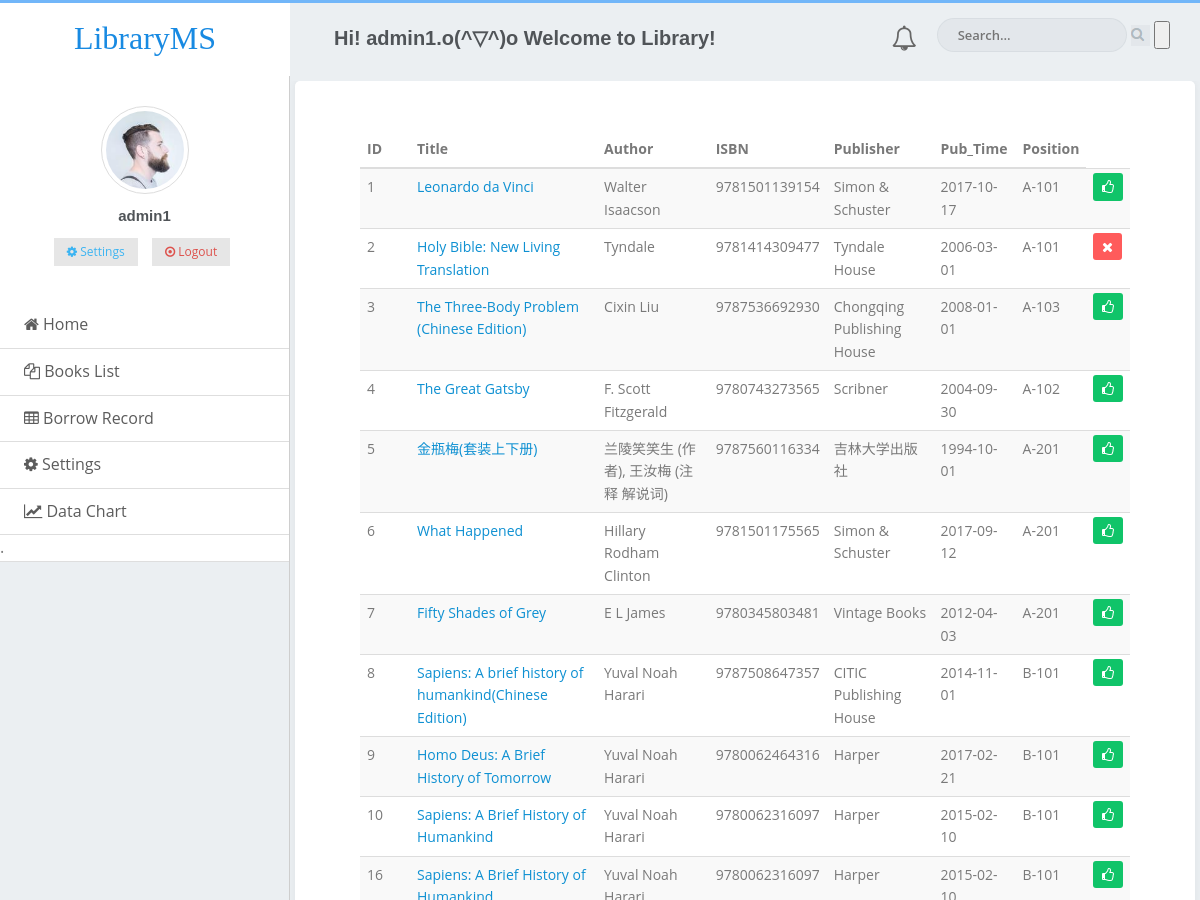
The app's page /bookslist/ (signed in) with its own data.
### MyLMS/models.py (models this page shows, shortened)
class Book(models.Model):
    id = models.AutoField(auto_created=True, primary_key=True, serialize=False, verbose_name='Book_ID')
    Available = models.BooleanField(default=1)
    Title = models.CharField(max_length=64,default='')
    Author = models.CharField(max_length=32, default='')
    ISBN = models.CharField(max_length=32, default='')
    Publisher = models.CharField(max_length=32, default='')
    Pub_Time = models.DateField(null=True)
    Pages = models.IntegerField(null=True)
    Description = models.TextField(null=True)
    Position = models.CharField(max_length=8, default='A-101')
    Price = models.DecimalField(max_digits=4, decimal_places=2, default=35)

### MyLMS/views.py (the view)
# urls.py: url(r'^bookslist/$', views.bookslist,name='bookslist'),
def bookslist(request):
    if "reader_id" in request.session:
        books = models.Book.objects.all()
        booksall = books.count()
        limit = 13  # 每页显示的记录数
        paginator = Paginator(books, limit)  # 实例化一个分页对象
        page = request.GET.get('page')  # 获取页码
        try:
            books = paginator.page(page)  # 获取某页对应的记录
        except PageNotAnInteger:  # 如果页码不是个整数
            books = paginator.page(1)  # 取第一页的记录
        except EmptyPage:  # 如果页码太大，没有相应的记录
            books = paginator.page(paginator.num_pages)  # 取最后一页的记录
        reader = models.Reader.objects.get(pk=request.session["reader_id"])
        return render(request, 'bookslist.html', {'books': books,'booksall': booksall, 'reader' : reader})
    else:
        return render(request, 'login.html', {'line': 'Please login first!'})

### MyLMS/templates/bookslist.html (shortened to what this page needs)
<!DOCTYPE html>
<html>
	<head>
		<link rel="stylesheet" href="/static/assets/css/amazeui.css" />
		<link rel="stylesheet" href="//maxcdn.bootstrapcdn.com/font-awesome/4.3.0/css/font-awesome.min.css">
		<link rel="stylesheet" href="/static/assets/css/core.css" />
		<link rel="stylesheet" href="/static/assets/css/menu.css" />
		<link rel="stylesheet" href="/static/assets/css/index.css" />
		<link rel="stylesheet" href="/static/assets/css/admin.css" />
		<link rel="stylesheet" href="/static/assets/css/page/typography.css" />
		<link rel="stylesheet" href="/static/assets/css/page/form.css" />
	</head>
	<body>
		<header class="am-topbar am-topbar-fixed-top">
			<div class="am-topbar-left am-hide-sm-only">
                <a href="{% url 'MyLMS:index' %}" class="logo">Library<span>MS</span></span></a>
            </div>
			<div class="contain">
				<ul class="am-nav am-navbar-nav am-navbar-left">
					<li><h4 class="page-title">Hi! {{request.session.reader_name}}.o(^▽^)o Welcome to Library!  </h4></li>
				</ul>
				<ul class="am-nav am-navbar-nav am-navbar-right">
					<li class="inform"><i class="am-icon-bell-o" aria-hidden="true"></i></li>
					<li class="hidden-xs am-hide-sm-only">
                        <form role="search" class="app-search" action="{% url 'MyLMS:search_action' %}" method="POST">
                            <input type="text" name = "title" value="" placeholder="Search..." class="form-control">
                            <img src="/static/assets/img/search.png">
                            <input type="submit" value="">
                        </form>
                    </li>
				</ul>
			</div>
		</header>
		<div class="admin">
            <div class="admin-sidebar am-offcanvas  am-padding-0" id="admin-offcanvas">
            <div class="am-offcanvas-bar admin-offcanvas-bar">
                <div class="user-box am-hide-sm-only">
                    <div class="user-img">
                        <img src="/static/assets/img/avatar-1.jpg" alt="user-img" title="user_img" class="img-circle img-thumbnail img-responsive">
                    </div>
                    <h5>{{request.session.reader_name}}</h5>
                    <ul class="list-inline">
                        <li>
                            <a href="{% url 'MyLMS:settings' %}">
                                <button class="am-btn am-btn-default am-btn-xs am-text-secondary"><span class="fa fa-cog"> </span> Settings</button>
                            </a>
                        </li>
                        <li>
                            <a href="{% url 'MyLMS:logout_action' %}">
                                <button class="am-btn am-btn-default am-btn-xs am-text-danger am-hide-sm-only"><span class="am-icon-dot-circle-o"> </span> Logout </button>
                            </a>
                        </li>
                    </ul>
                </div>
                 <ul class="am-list admin-sidebar-list">
                    <li><a href="{% url 'MyLMS:index' %}"><span class="am-icon-home"></span>  Home </a></li>
                    <li><a href="{% url 'MyLMS:bookslist' %}"><span class="am-icon-copy"></span>  Books List </a></li>
                    <li><a href="{% url 'MyLMS:record_page' %}"><span class="am-icon-table"></span>  Borrow Record </a></li>
                    <li><a href="{% url 'MyLMS:settings' %}"><span class="fa fa-cog"></span>  Settings </a></li>
                    <li><a href=""><span class="am-icon-line-chart"></span>  Data Chart </a></li>
                      <li>.  </li>
                  </ul>
            </div>
            </div>
		    <div class="content-page">
			<div class="content">
				<div class="card-box">
					<div class="am-g">
                        <div class="am-u-sm-12">
                            <form class="am-form">
                                <table class="am-table am-table-striped am-table-hover table-main">
                                    <thead>
                                    <tr>
                                        <th class="table-id">ID</th>
                                        <th class="table-title">Title</th>
                                        <th class="table-type">Author</th>
                                        <th class="table-author am-hide-sm-only">ISBN</th>
                                        <th class="table-set">Publisher</th>
                                        <th class="table-date am-hide-sm-only">Pub_Time</th>
                                        <th class="table-title">Position</th>
                                    </tr>
                                    </thead>
                                    <tbody>
                                      {% for book in books.object_list  %}
                                      <tr>
                                        <td>{{ book.id }}</td>
                                        <td><a href="{% url 'MyLMS:book_page' book.id %}">{{ book.Title }}</a></td>
                                        <td>{{ book.Author}}</td>
                                        <td class="am-hide-sm-only">{{book.ISBN}}</td>
                                        <td class="am-hide-sm-only">{{book.Publisher}}</td>
                                        <td class="am-hide-sm-only">{{book.Pub_Time}}</td>
                                        <td>{{book.Position}}</td>
                                        {% if book.Available   %}
                                          <td><span class="label label-success"><i class="am-icon-thumbs-o-up"></i></span></td>
                                        {% else %}
                                           <td><span class="label label-danger"><i class="am-icon-close"></i></span></td>
                                        {% endif %}
                                      </tr>
                                      {% endfor %}
                                      </tbody>
                                </table>
                            </form>
                        </div>
                     </div>
                </div>
            </div>
        </div>
        </div>
	</body>
</html>

### MyLMS/static/assets/css/core.css (style rules this page uses)
body { background: #ebeff2; font-family: "open sans","Helvetica Neue",Helvetica,Arial,sans-serif; margin: 0; overflow-x: hidden; color: #797979; height: 100%; }
html { position: relative; height: 100%; background: #ebeff2; }
h1, h2, h3, h4, h5, h6 { color: #505458; font-family: 'Karla', sans-serif; margin: 10px 0; }
h4 { line-height: 22px; }
h5 { font-size: 15px; }
* { outline: none !important; }
.page-title { font-size: 20px; font-weight: 600; margin-bottom: 0px; margin-top: 0px; line-height: 70px; }
.card-box { padding: 45px; box-shadow: 0 0px 8px 0 rgba(0, 0, 0, 0.06), 0 1px 0px 0 rgba(0, 0, 0, 0.02); -webkit-border-radius: 5px; border-radius: 5px; -moz-border-radius: 5px; background-clip: padding-box; margin-bottom: 20px; background-color: #ffffff; }
.img-thumbnail { border: 1px solid #EBEFF2; }
.form-control { background-color: #FFFFFF; border: 1px solid #E3E3E3; border-radius: 4px; color: #565656; padding: 7px 12px; height: 38px; max-width: 100%; -webkit-box-shadow: none; box-shadow: none; -webkit-transition: all 300ms linear; -moz-transition: all 300ms linear; -o-transition: all 300ms linear; -ms-transition: all 300ms linear; transition: all 300ms linear; }
.label { font-weight: 500; letter-spacing: 0.05em; padding: .3em .6em .3em; color: #fff; border-radius: 3px; }
.label-success { background-color: #10c469; }
.label-danger { background-color: #ff5b5b; }

### MyLMS/static/assets/css/menu.css (style rules this page uses)
.am-topbar { border-top: 3px solid #71b6f9; background: none; border-bottom: none; }
.am-topbar .am-topbar-left { background: #ffffff; float: left; text-align: center; height: 73px; position: relative; width: 290px; z-index: 1; }
.am-navbar-left { float: left; }
.am-topbar .am-topbar-left .logo { line-height: 70px; }
.logo { color: #188ae2 !important; font-size: 32px; font-family: 'Rancho', cursive; }
.page-title { font-size: 20px; font-weight: 600; margin-bottom: 0px; margin-top: 0px; line-height: 70px; margin-left: 44px; }
.am-navbar-right { float: right!important; margin-right: 30px; margin-top: 10px; }
.am-navbar-right li { float: left; }
.app-search .form-control, .app-search .form-control:focus { border: 1px solid rgba(152, 166, 173, 0.15); font-size: 13px; height: 34px; color: #435966; font-weight: 600; padding-left: 20px; padding-right: 40px; margin-left: 20px; background: rgba(152, 166, 173, 0.1); box-shadow: none; border-radius: 30px; width: 190px; }
.inform { line-height: 40px; }
.hidden-xs { position: relative; }
.admin { width: 100%; height: 100%; }
.admin .am-g { padding-left: 0; padding-right: 0; }
.user-box { text-align: center; padding: 30px 0px 20px 0px; background: #fff; }
.user-box .user-img { position: relative; height: 88px; width: 88px; margin: 0px auto; }
.img-thumbnail { border: 1px solid #EBEFF2; }
.img-circle { border-radius: 50%; }
.img-thumbnail { display: inline-block; max-width: 100%; height: auto; padding: 4px; line-height: 1.42857143; background-color: #fff; border: 1px solid #ddd; border-radius: 4px; -webkit-transition: all .2s ease-in-out; -o-transition: all .2s ease-in-out; transition: all .2s ease-in-out; border-radius: 50%; }
.list-inline { padding-left: 0; margin-left: -5px; list-style: none; }
.list-inline>li { display: inline-block; padding-right: 5px; padding-left: 5px; }
.user-box ul li a { color: #98a6ad; }
.inform { font-size: 25px; line-height: 48px; }
.content-page { overflow: auto; margin-top: 30px; }
.content-page .content { padding: 0px 5px; }
.am-g { padding-right: 15px; padding-left: 15px; margin-right: auto; margin-left: auto; }
.contain { overflow: hidden; }
.admin { width: 100%; height: 100%; display: flex; display: -webkit-flex; }
.admin-sidebar { float: left; }
.content-page { flex: 1; -webkit-flex: 1; }

### MyLMS/static/assets/css/page/form.css (style rules this page uses)
.logo { color: #188ae2 !important; font-size: 32px; font-family: 'Rancho', cursive; text-decoration: none; }

### records on screen
Book: id "1", Title "Leonardo da Vinci", Author "Walter Isaacson", ISBN "9781501139154", Publisher "Simon & Schuster", Pub_Time "2017-10-17", Position "A-101", Available True (drawn)
Book: id "2", Title "Holy Bible: New Living Translation", Author "Tyndale", ISBN "9781414309477", Publisher "Tyndale House", Pub_Time "2006-03-01", Position "A-101", Available False (drawn)
Book: id "3", Title "The Three-Body Problem (Chinese Edition)", Author "Cixin Liu", ISBN "9787536692930", Publisher "Chongqing Publishing House", Pub_Time "2008-01-01", Position "A-103", Available True (drawn)
Book: id "4", Title "The Great Gatsby", Author "F. Scott Fitzgerald", ISBN "9780743273565", Publisher "Scribner", Pub_Time "2004-09-30", Position "A-102", Available True (drawn)
Book: id "5", Title "金瓶梅(套装上下册)", Author "兰陵笑笑生 (作者), 王汝梅 (注释 解说词)", ISBN "9787560116334", Publisher "吉林大学出版社", Pub_Time "1994-10-01", Position "A-201", Available True (drawn)
Book: id "6", Title "What Happened", Author "Hillary Rodham Clinton", ISBN "9781501175565", Publisher "Simon & Schuster", Pub_Time "2017-09-12", Position "A-201", Available True (drawn)
Book: id "7", Title "Fifty Shades of Grey", Author "E L James", ISBN "9780345803481", Publisher "Vintage Books", Pub_Time "2012-04-03", Position "A-201", Available True (drawn)
Book: id "8", Title "Sapiens: A brief history of humankind(Chinese Edition)", Author "Yuval Noah Harari", ISBN "9787508647357", Publisher "CITIC Publishing House", Pub_Time "2014-11-01", Position "B-101", Available True (drawn)
Book: id "9", Title "Homo Deus: A Brief History of Tomorrow", Author "Yuval Noah Harari", ISBN "9780062464316", Publisher "Harper", Pub_Time "2017-02-21", Position "B-101", Available True (drawn)
Book: id "10", Title "Sapiens: A Brief History of Humankind", Author "Yuval Noah Harari", ISBN "9780062316097", Publisher "Harper", Pub_Time "2015-02-10", Position "B-101", Available True (drawn)
Book: id "16", Title "Sapiens: A Brief History of…", Author "Yuval Noah…", ISBN "9780062316097", Publisher "Harper", Position "B-101", Available True (drawn)

### other values on screen
{{ request.session.reader_name }} "admin1"
